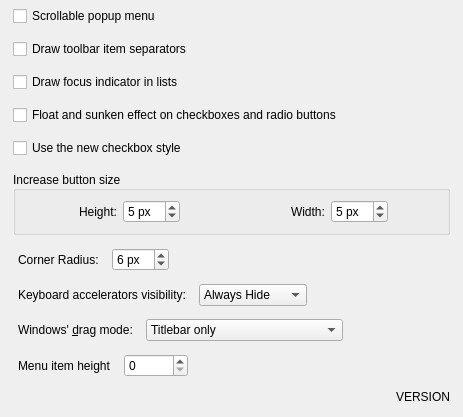
     <widget class="QWidget" name="General">
      <attribute name="title">
       <string>General</string>
      </attribute>
      <layout class="QGridLayout" name="gridLayout">
       <property name="sizeConstraint">
        <enum>QLayout::SizeConstraint::SetDefaultConstraint</enum>
       </property>
       <property name="leftMargin">
        <number>13</number>
       </property>
       <property name="topMargin">
        <number>6</number>
       </property>
       <property name="rightMargin">
        <number>13</number>
       </property>
       <property name="bottomMargin">
        <number>13</number>
       </property>
       <property name="spacing">
        <number>13</number>
       </property>
       <item row="1" column="0" colspan="2">
        <widget class="QCheckBox" name="_toolBarDrawItemSeparator">
         <property name="text">
          <string>Draw toolbar item separators</string>
         </property>
        </widget>
       </item>
       <item row="3" column="0">
        <widget class="QCheckBox" name="_sunkenEffect">
         <property name="text">
          <string>Float and sunken effect on checkboxes and radio buttons</string>
         </property>
        </widget>
       </item>
       <item row="5" column="0" rowspan="6" colspan="2">
        <widget class="QGroupBox" name="groupBox">
         <property name="sizePolicy">
          <sizepolicy hsizetype="Expanding" vsizetype="Preferred">
           <horstretch>0</horstretch>
           <verstretch>0</verstretch>
          </sizepolicy>
         </property>
         <property name="title">
          <string>Increase button size</string>
         </property>
         <property name="alignment">
          <set>Qt::AlignmentFlag::AlignLeading|Qt::AlignmentFlag::AlignLeft|Qt::AlignmentFlag::AlignVCenter</set>
         </property>
         <property name="flat">
          <bool>false</bool>
         </property>
         <property name="checkable">
          <bool>false</bool>
         </property>
         <layout class="QHBoxLayout" name="horizontalLayout_16">
          <item>
           <layout class="QHBoxLayout" name="horizontalLayout_27">
            <item>
             <layout class="QHBoxLayout" name="horizontalLayout_24">
              <property name="sizeConstraint">
               <enum>QLayout::SizeConstraint::SetNoConstraint</enum>
              </property>
              <item>
               <spacer name="horizontalSpacer">
                <property name="orientation">
                 <enum>Qt::Orientation::Horizontal</enum>
                </property>
                <property name="sizeHint" stdset="0">
                 <size>
                  <width>40</width>
                  <height>20</height>
                 </size>
                </property>
               </spacer>
              </item>
              <item alignment="Qt::AlignmentFlag::AlignLeft">
               <widget class="QLabel" name="label_2">
                <property name="text">
                 <string>Height:</string>
                </property>
                <property name="indent">
                 <number>5</number>
                </property>
               </widget>
              </item>
              <item alignment="Qt::AlignmentFlag::AlignRight">
               <widget class="QSpinBox" name="_buttonHeight">
                <property name="sizePolicy">
                 <sizepolicy hsizetype="MinimumExpanding" vsizetype="Fixed">
                  <horstretch>0</horstretch>
                  <verstretch>0</verstretch>
                 </sizepolicy>
                </property>
                <property name="suffix">
                 <string notr="true"> px</string>
                </property>
                <property name="minimum">
                 <number>1</number>
                </property>
                <property name="maximum">
                 <number>10</number>
                </property>
                <property name="value">
                 <number>5</number>
                </property>
               </widget>
              </item>
              <item>
               <spacer name="horizontalSpacer_11">
                <property name="orientation">
                 <enum>Qt::Orientation::Horizontal</enum>
                </property>
                <property name="sizeHint" stdset="0">
                 <size>
                  <width>40</width>
                  <height>20</height>
                 </size>
                </property>
               </spacer>
              </item>
             </layout>
            </item>
            <item>
             <layout class="QHBoxLayout" name="horizontalLayout_26">
              <property name="sizeConstraint">
               <enum>QLayout::SizeConstraint::SetNoConstraint</enum>
              </property>
              <item>
               <spacer name="horizontalSpacer_13">
                <property name="orientation">
                 <enum>Qt::Orientation::Horizontal</enum>
                </property>
                <property name="sizeHint" stdset="0">
                 <size>
                  <width>40</width>
                  <height>20</height>
                 </size>
                </property>
               </spacer>
              </item>
              <item alignment="Qt::AlignmentFlag::AlignLeft">
               <widget class="QLabel" name="label_3">
                <property name="text">
                 <string>Width:</string>
                </property>
                <property name="indent">
                 <number>5</number>
                </property>
               </widget>
              </item>
              <item alignment="Qt::AlignmentFlag::AlignRight">
               <widget class="QSpinBox" name="_buttonWidth">
                <property name="sizePolicy">
                 <sizepolicy hsizetype="MinimumExpanding" vsizetype="Fixed">
                  <horstretch>0</horstretch>
                  <verstretch>0</verstretch>
                 </sizepolicy>
                </property>
                <property name="suffix">
                 <string notr="true"> px</string>
                </property>
                <property name="minimum">
                 <number>1</number>
                </property>
                <property name="maximum">
                 <number>10</number>
                </property>
                <property name="value">
                 <number>5</number>
                </property>
               </widget>
              </item>
              <item>
               <spacer name="horizontalSpacer_14">
                <property name="orientation">
                 <enum>Qt::Orientation::Horizontal</enum>
                </property>
                <property name="sizeHint" stdset="0">
                 <size>
                  <width>40</width>
                  <height>20</height>
                 </size>
                </property>
               </spacer>
              </item>
             </layout>
            </item>
           </layout>
          </item>
         </layout>
        </widget>
       </item>
       <item row="0" column="0" colspan="2">
        <widget class="QCheckBox" name="_scrollableMenu">
         <property name="text">
          <string>Scrollable popup menu</string>
         </property>
        </widget>
       </item>
       <item row="49" column="0">
        <layout class="QHBoxLayout" name="horizontalLayout_19">
         <item>
          <widget class="QLabel" name="_windowDragLabel">
           <property name="sizePolicy">
            <sizepolicy hsizetype="Preferred" vsizetype="Preferred">
             <horstretch>0</horstretch>
             <verstretch>0</verstretch>
            </sizepolicy>
           </property>
           <property name="text">
            <string>Windows' &amp;drag mode:</string>
           </property>
           <property name="alignment">
            <set>Qt::AlignmentFlag::AlignLeading|Qt::AlignmentFlag::AlignLeft|Qt::AlignmentFlag::AlignVCenter</set>
           </property>
           <property name="indent">
            <number>5</number>
           </property>
           <property name="buddy">
            <cstring>_windowDragMode</cstring>
           </property>
          </widget>
         </item>
         <item>
          <widget class="QComboBox" name="_windowDragMode">
           <property name="sizePolicy">
            <sizepolicy hsizetype="Fixed" vsizetype="Fixed">
             <horstretch>0</horstretch>
             <verstretch>0</verstretch>
            </sizepolicy>
           </property>
           <property name="sizeAdjustPolicy">
            <enum>QComboBox::SizeAdjustPolicy::AdjustToContentsOnFirstShow</enum>
           </property>
           <item>
            <property name="text">
             <string>Titlebar only</string>
            </property>
           </item>
           <item>
            <property name="text">
             <string>Titlebar, menubar and toolbars</string>
            </property>
           </item>
           <item>
            <property name="text">
             <string>All empty areas</string>
            </property>
           </item>
          </widget>
         </item>
         <item>
          <spacer name="horizontalSpacer_7">
           <property name="orientation">
            <enum>Qt::Orientation::Horizontal</enum>
           </property>
           <property name="sizeHint" stdset="0">
            <size>
             <width>40</width>
             <height>20</height>
            </size>
           </property>
          </spacer>
         </item>
        </layout>
       </item>
       <item row="47" column="0">
        <layout class="QHBoxLayout" name="horizontalLayout_17">
         <item>
          <widget class="QLabel" name="label_12">
           <property name="sizePolicy">
            <sizepolicy hsizetype="Preferred" vsizetype="Preferred">
             <horstretch>0</horstretch>
             <verstretch>0</verstretch>
            </sizepolicy>
           </property>
           <property name="text">
            <string>Corner Radius:</string>
           </property>
           <property name="alignment">
            <set>Qt::AlignmentFlag::AlignLeading|Qt::AlignmentFlag::AlignLeft|Qt::AlignmentFlag::AlignVCenter</set>
           </property>
           <property name="indent">
            <number>5</number>
           </property>
          </widget>
         </item>
         <item>
          <widget class="QSpinBox" name="_cornerRadius">
           <property name="sizePolicy">
            <sizepolicy hsizetype="Fixed" vsizetype="Fixed">
             <horstretch>0</horstretch>
             <verstretch>0</verstretch>
            </sizepolicy>
           </property>
           <property name="suffix">
            <string notr="true"> px</string>
           </property>
           <property name="minimum">
            <number>1</number>
           </property>
           <property name="maximum">
            <number>16</number>
           </property>
           <property name="value">
            <number>6</number>
           </property>
          </widget>
         </item>
         <item>
          <spacer name="horizontalSpacer_9">
           <property name="orientation">
            <enum>Qt::Orientation::Horizontal</enum>
           </property>
           <property name="sizeHint" stdset="0">
            <size>
             <width>40</width>
             <height>20</height>
            </size>
           </property>
          </spacer>
         </item>
        </layout>
       </item>
       <item row="51" column="1">
        <widget class="QLabel" name="_versionNumber">
         <property name="font">
          <font>
           <bold>false</bold>
          </font>
         </property>
         <property name="layoutDirection">
          <enum>Qt::LayoutDirection::RightToLeft</enum>
         </property>
         <property name="text">
          <string notr="true">VERSION</string>
         </property>
         <property name="alignment">
          <set>Qt::AlignmentFlag::AlignBottom|Qt::AlignmentFlag::AlignRight|Qt::AlignmentFlag::AlignTrailing</set>
         </property>
        </widget>
       </item>
       <item row="48" column="0">
        <layout class="QHBoxLayout" name="horizontalLayout_18">
         <item>
          <widget class="QLabel" name="_mnemonicsLabel">
           <property name="text">
            <string>Keyboard accelerators visibility:</string>
           </property>
           <property name="alignment">
            <set>Qt::AlignmentFlag::AlignLeading|Qt::AlignmentFlag::AlignLeft|Qt::AlignmentFlag::AlignVCenter</set>
           </property>
           <property name="indent">
            <number>5</number>
           </property>
          </widget>
         </item>
         <item>
          <widget class="QComboBox" name="_mnemonicsMode">
           <property name="sizePolicy">
            <sizepolicy hsizetype="Fixed" vsizetype="Fixed">
             <horstretch>0</horstretch>
             <verstretch>0</verstretch>
            </sizepolicy>
           </property>
           <property name="layoutDirection">
            <enum>Qt::LayoutDirection::LeftToRight</enum>
           </property>
           <item>
            <property name="text">
             <string>Always Hide</string>
            </property>
           </item>
           <item>
            <property name="text">
             <string>When Needed</string>
            </property>
           </item>
           <item>
            <property name="text">
             <string>Always Show</string>
            </property>
           </item>
          </widget>
         </item>
         <item>
          <spacer name="horizontalSpacer_12">
           <property name="orientation">
            <enum>Qt::Orientation::Horizontal</enum>
           </property>
           <property name="sizeHint" stdset="0">
            <size>
             <width>40</width>
             <height>20</height>
            </size>
           </property>
          </spacer>
         </item>
        </layout>
       </item>
       <item row="50" column="0">
        <layout class="QHBoxLayout" name="horizontalLayout_25">
         <item>
          <widget class="QLabel" name="label_4">
           <property name="text">
            <string>Menu item height</string>
           </property>
           <property name="margin">
            <number>0</number>
           </property>
           <property name="indent">
            <number>5</number>
           </property>
          </widget>
         </item>
         <item>
          <widget class="QSpinBox" name="_menuItemHeight">
           <property name="sizePolicy">
            <sizepolicy hsizetype="Fixed" vsizetype="Fixed">
             <horstretch>0</horstretch>
             <verstretch>0</verstretch>
            </sizepolicy>
           </property>
           <property name="minimumSize">
            <size>
             <width>64</width>
             <height>0</height>
            </size>
           </property>
           <property name="maximum">
            <number>10</number>
           </property>
          </widget>
         </item>
         <item>
          <spacer name="horizontalSpacer_15">
           <property name="orientation">
            <enum>Qt::Orientation::Horizontal</enum>
           </property>
           <property name="sizeHint" stdset="0">
            <size>
             <width>40</width>
             <height>20</height>
            </size>
           </property>
          </spacer>
         </item>
        </layout>
       </item>
       <item row="2" column="0" colspan="2">
        <widget class="QCheckBox" name="_viewDrawFocusIndicator">
         <property name="text">
          <string>Draw focus indicator in lists</string>
         </property>
        </widget>
       </item>
       <item row="4" column="0">
        <widget class="QCheckBox" name="_useNewCheckBox">
         <property name="text">
          <string>Use the new checkbox style</string>
         </property>
        </widget>
       </item>
      </layout>
     </widget>
